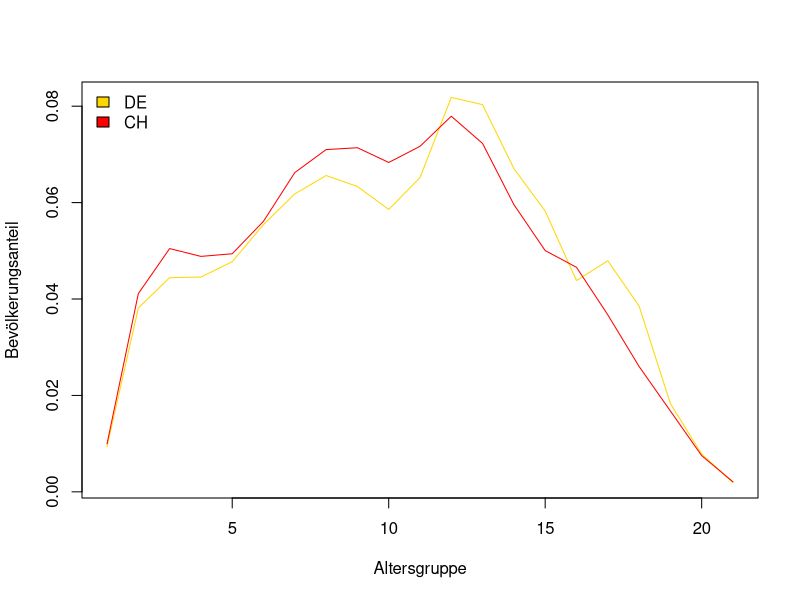
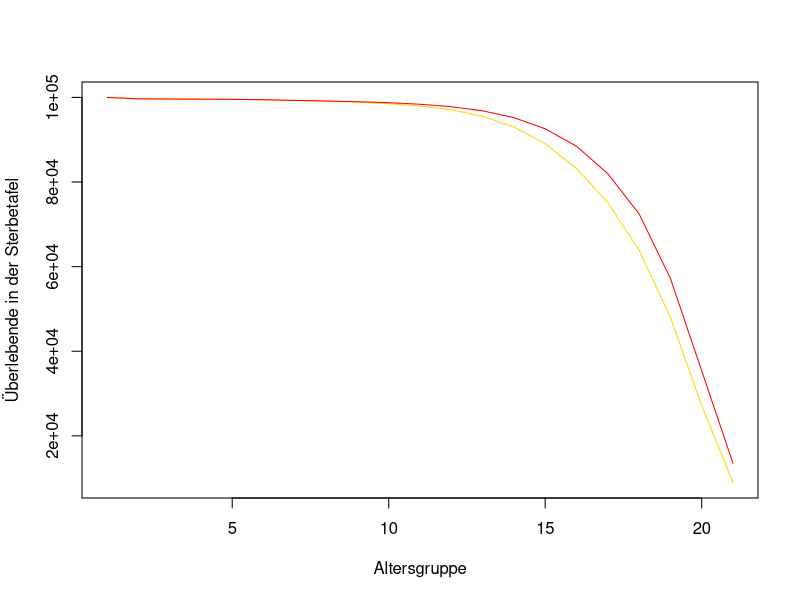

These charts were generated, in order, by the following R code:
## ---- chunk 1
knitr::opts_chunk$set(echo = FALSE)
## ---- chunk 2
Daten <- read.table("SDR_Beispiel.txt")
head(Daten)
## ---- chunk 3

# Summe der Todesfälle
sum(Daten$Dx_Deutschland)
sum(Daten$Dx_Schweiz)
## ---- chunk 4

#CDR
CDR_DE <- sum(Daten$Dx_Deutschland) / sum(Daten$Nx_Deutschland)
CDR_CH <- sum(Daten$Dx_Schweiz) / sum(Daten$Nx_Schweiz)

round(CDR_DE, 4)
round(CDR_CH, 4)
Ratio_CDR <- CDR_DE/CDR_CH
round(Ratio_CDR, 2)
## ---- chunk 5

# Altersstruktur
C_DE <- Daten$Nx_Deutschland / sum(Daten$Nx_Deutschland)
C_CH <- Daten$Nx_Schweiz / sum(Daten$Nx_Schweiz)
plot(1:21, C_DE, type="l", col="gold", ylab="Bevölkerungsanteil",
     xlab="Altersgruppe")
lines(1:21, C_CH, col="red")
legend("topleft", legend=c("DE", "CH"), fill=c("gold", "red"), bty="n")
## ---- chunk 6

# CDR = Summe über mx * Cx
mx_DE <- Daten$Dx_Deutschland / Daten$Nx_Deutschland
mx_CH <- Daten$Dx_Schweiz / Daten$Nx_Schweiz

# Deutschland
sum(mx_DE * C_DE)
CDR_DE
## ---- chunk 7

# SDR mit Standardbev. 2013
SDR_DE <- sum(mx_DE * Daten$Europa_Standard_2013)
SDR_CH <- sum(mx_CH * Daten$Europa_Standard_2013)

round(SDR_DE, 4)
round(SDR_CH, 4)
Ratio_SDR <- SDR_DE/SDR_CH
round(Ratio_SDR, 2)
## ---- chunk 8
# Funktion für eine Sterbetafel
Sterbetafel <- function(mx){
  x <- c(0, 1, seq(5,95,5))
  m <- length(mx)
  n <- c(diff(x), NA)
  ax <- n/2; ax[1] <- 0.14; ax[m] <- 1 / mx[m]
  qx  <- n*mx / (1 + (n - ax) * mx)
  qx[m] <- 1
  px  <- 1-qx
  lx  <- cumprod(c(1,px))*100000
  dx  <- -diff(lx)
  Lx  <- n*lx[-1] + ax*dx
  lx <- lx[-(m+1)]
  Lx[m] <- lx[m]/mx[m]
  Tx  <- rev(cumsum(rev(Lx)))
  ex  <- Tx/lx
  return.df <- data.frame(x, n, mx, ax, qx, px, lx, dx, Lx, Tx, ex)
  return(return.df)
}
## ---- chunk 9
Sterbetafel_DE <- Sterbetafel(mx = mx_DE)
Sterbetafel_CH <- Sterbetafel(mx = mx_CH)
head(Sterbetafel_DE)
## ---- chunk 10
# Lebenserwartung bei Geburt 2019, Deutschland vs. Schweiz
round(Sterbetafel_DE$ex[1], 2)
round(Sterbetafel_CH$ex[1], 2)
Ratio_e0 <- round(Sterbetafel_CH$ex[1], 2) / round(Sterbetafel_DE$ex[1], 2)
round(Ratio_e0, 2)
## ---- chunk 11
# Vergleich der Überlebenskurven für Deutschland und Schweiz, 2019
plot(1:21, Sterbetafel_DE$lx, type="l", col="gold", xlab="Altersgruppe",
     ylab="Überlebende in der Sterbetafel")
lines(1:21, Sterbetafel_CH$lx, col="red")
## ---- chunk 12
# CDR und SDR in der Sterbetafel
CDR_Sterbetafel <- sum(Sterbetafel_DE$dx) / sum(Sterbetafel_DE$Lx)
C_Sterbetafel <- Sterbetafel_DE$Lx / sum(Sterbetafel_DE$Lx)
sum(mx_DE * C_Sterbetafel)
CDR_Sterbetafel
## ---- chunk 13
# Lebenserwartung entspricht 1/CDR
Sterbetafel_DE$ex[1]
1/CDR_Sterbetafel
